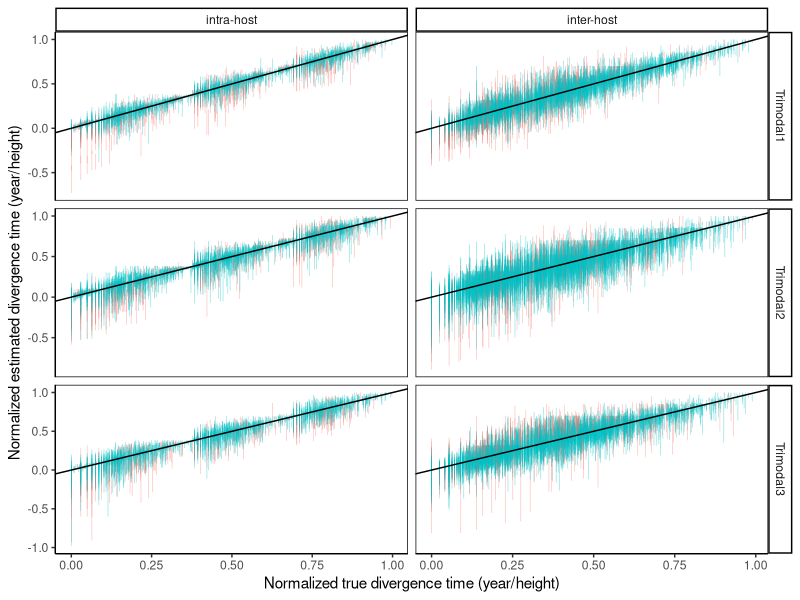
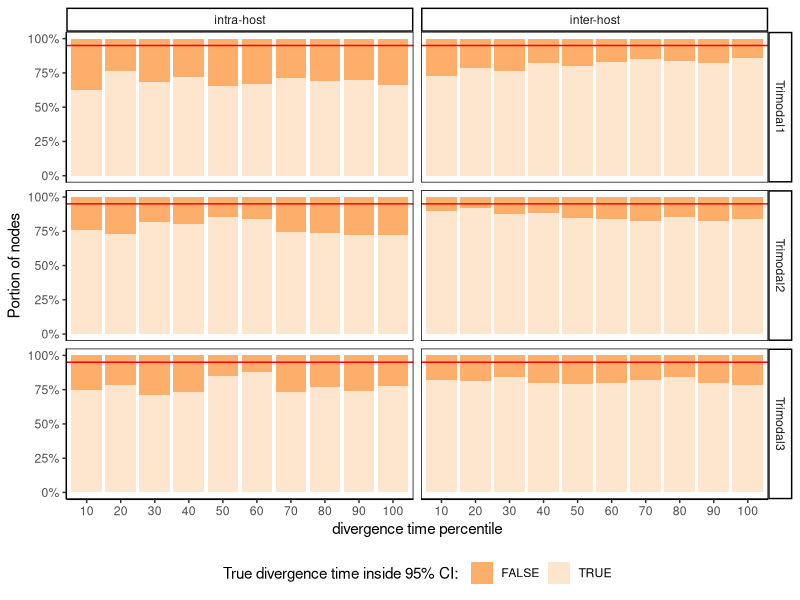
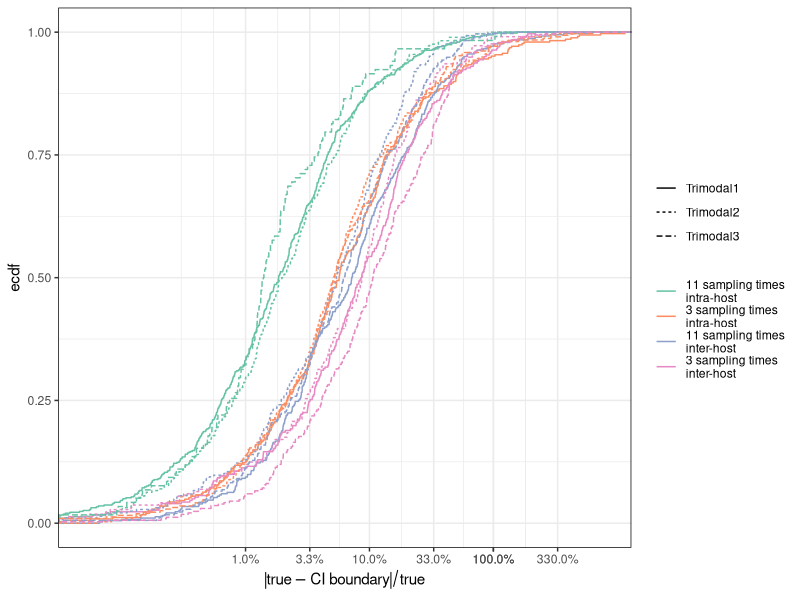
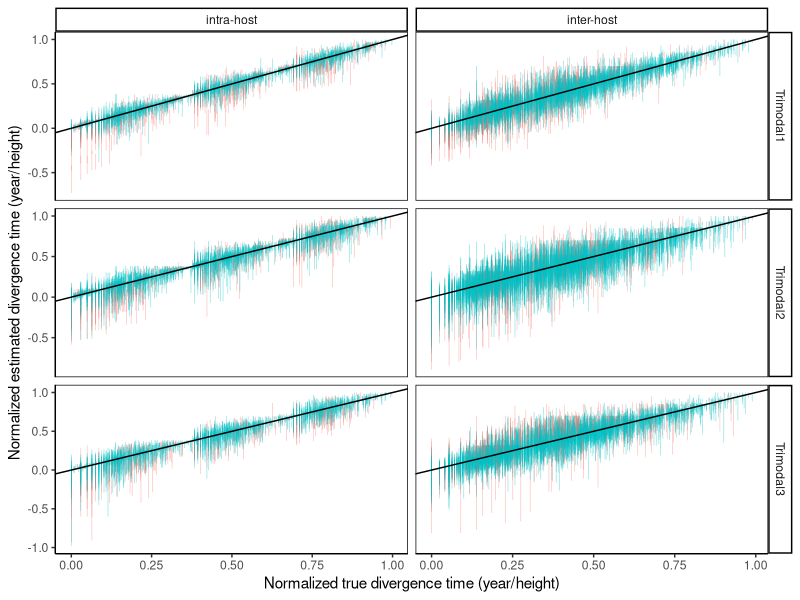
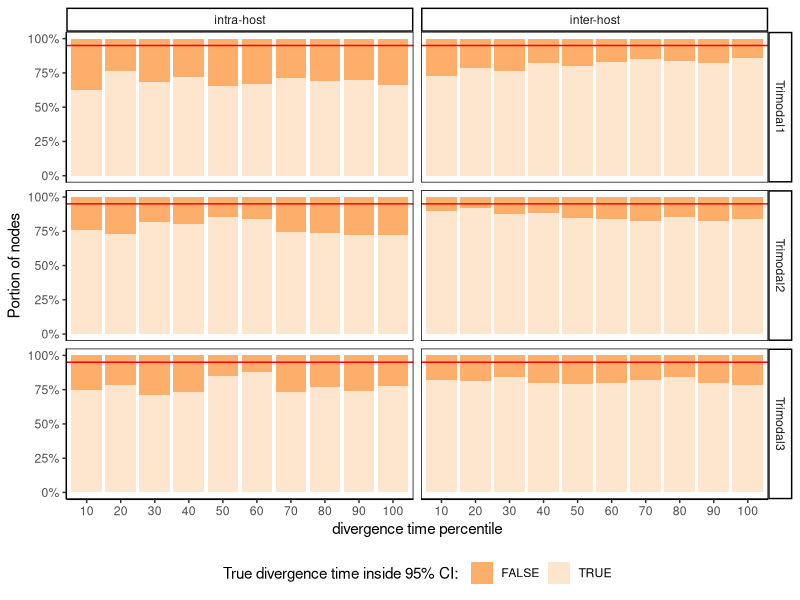
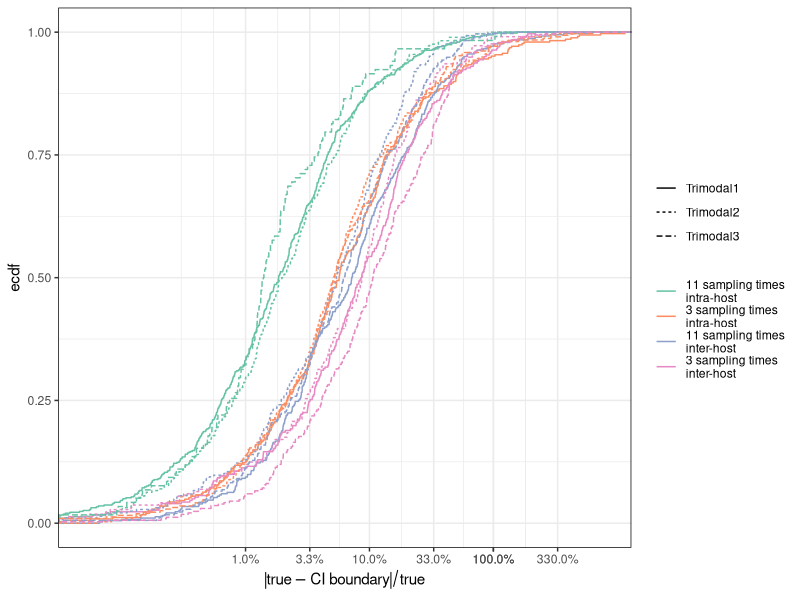

Here is the R script that generated these plots, in order:
setwd("/Users/uym2/my_gits/MD-Cat-paper/Plots/simulated/sysBio_revision")
require(ggplot2)
require(scales)
library(dplyr)

d = read.table("MDCat_HIVsim_CI_new4_divTime.txt",header=T)
d$inside = (d$trueAge >= d$p0025 & d$trueAge <= d$p0975)
h = data.frame("treeModel"=c("D750_11_10","D750_3_25","D995_11_10","D995_3_25"),
               "height"=c(29.3667,66.8334,22.4934,32.4669),
               "name"=c("M3","M4","M1","M2"))
d1=merge(d,h,by="treeModel")
d1$host = "intra-host"
d1[d1$name %in% c("M3","M4"),]$host = "inter-host"
d1$host = factor(d1$host,levels = c("intra-host","inter-host"))

d1$nsmpltime = "11 sampling times"
d1[d1$name %in% c("M2","M4"),]$nsmpltime = "3 sampling times"

d1$clockModel = factor(d1$clockModel,levels=c("trilnormcave","trilnormvex","trilnorm"),labels=c("Trimodal1","Trimodal2","Trimodal3"))

ggplot(d1) + 
  geom_segment(aes(x=trueAge/height,y=p0025/height,xend=trueAge/height,yend=p0975/height,color=inside),linewidth=0.2,alpha=0.5) +
  geom_abline() + 
  #facet_grid(rows=vars(clockModel),cols=vars(host,nsmpltime),scale="free") + 
  facet_grid(rows=vars(clockModel),cols=vars(host),scale="free") + 
  #facet_wrap(~host+nsmpltime,scale="free") + 
  theme_classic() + 
  theme(legend.position = "None",panel.border = element_rect(colour = "black", fill=NA)) + 
  xlab("Normalized true divergence time (year/height)") + 
  ylab("Normalized estimated divergence time (year/height)")
ggsave("MDCat_HIVsim_CI_new_Divtime.pdf",width=7,height=4)

head(d1)



d1 %>% group_by(clockModel,host,nsmpltime) %>% 
  mutate(blg=cut(trueAge/height, quantile(trueAge/height,(0:10)/10), include.lowest = T,
                 labels = c(1:10)*10)) %>% 
  #group_by(clockModel,host,nsmpltime,blg) %>% 
  group_by(clockModel,host,blg) %>% 
  mutate(c=n()) %>%
  #group_by(clockModel,host,nsmpltime,blg,inside) %>% 
  group_by(clockModel,host,blg,inside) %>% 
  summarise(n=n()/unique(c)[1]) %>% 
  ggplot(aes(x=blg,fill=inside,y=n))+
  geom_bar(aes(),stat="identity")+
  #facet_grid(rows=vars(clockModel),cols=vars(host,nsmpltime),scale="free") + 
  facet_grid(rows=vars(clockModel),cols=vars(host),scale="free") + 
  #facet_wrap(~host+nsmpltime,scale="free") + 
  geom_hline(yintercept = 0.95,color="red")+
  scale_y_continuous(labels=percent,name="Portion of nodes")+
  scale_x_discrete(name="divergence time percentile")+
  scale_fill_brewer(palette = 7,direction = -1,name="True divergence time inside 95% CI: ")+
  theme_classic() + theme(legend.position = "bottom",
                          panel.border = element_rect(colour = "black", fill=NA)) 
ggsave("HIV-support_new_Divtime.pdf",width=8.5,height = 4.7)

head(d1)


d1 %>%  filter(trueAge<p0025 | trueAge>p0975) %>%
  mutate(d=ifelse(trueAge<p0025,(p0025-trueAge)/trueAge,(trueAge-p0975)/trueAge)) %>%
  ggplot()+
  stat_ecdf(aes(x=d,linetype=clockModel,color=interaction(nsmpltime,host,sep="\n")))+
  #facet_grid(cols=vars(treeModel),scale="free") + 
  #geom_vline(xintercept = 1,color="red")+
  scale_color_brewer(palette = "Set2")+
  scale_x_continuous(name=expression(abs( true - CI~boundary )/true),trans="log10",labels=percent,
                     breaks = c(0.01,0.033,0.1,0.33,1,3.3,1))+
  coord_cartesian(xlim=c(0.0005,8))+
  #scale_x_discrete(name="branch length percentile")+
  scale_linetype(name="")+
  scale_fill_brewer(palette = 7,direction = -1,name="Inside 95% CI: ")+
  theme_bw() + theme(legend.position = "right",
                     panel.border = element_rect(colour = "black", fill=NA),legend.title = element_blank()) 

ggsave("HIV-support-delta_new_divTime.pdf",width=8,height = 2.5)



d2 = d1 %>% group_by(clockModel,host,nsmpltime) %>% 
  mutate(blg=cut(trueAge/height, quantile(trueAge/height,(0:10)/10), include.lowest = T,
                 labels = c(1:10)*10)) %>% 
  group_by(clockModel,host,nsmpltime) %>% 
  mutate(c=n()) %>%
  group_by(host,nsmpltime,inside,clockModel) %>% 
  summarise(n=n()/unique(c)[1]) %>% filter(inside == FALSE)

